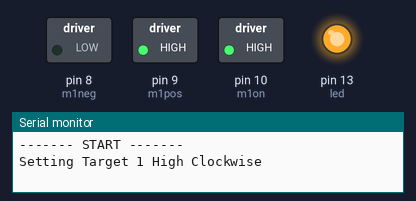
A sketch run on a simulated Arduino Uno, built with avr-gcc and run on an emulated ATmega328P. Parts: switched loads named in the sketch (green lamp = pin HIGH), output pins drawn as LEDs (lit = HIGH), the last lines printed to the serial monitor. Random numbers use the default seed unless the sketch sets one.

Above: at 0.1 s.
At 25.6 s:
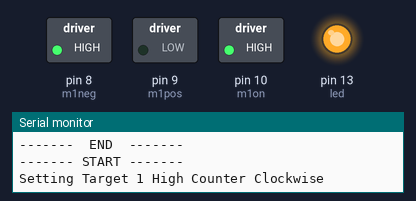
At 37.1 s:
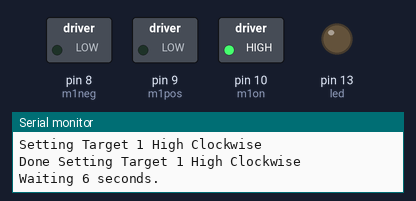
Timing chart, 0 to 38.6 s (numbered marks = the images above):
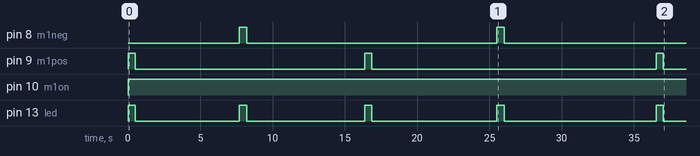

Measured:
- by itself, pin 8 (m1neg): alternates HIGH for 0.50 s and LOW for 17.3 s
- by itself, pin 9 (m1pos): goes HIGH 0.50 s, LOW 15.9 s, HIGH 0.50 s, LOW 19.7 s, HIGH 0.50 s, then LOW
- by itself, pin 10 (m1on): LOW → HIGH at 0.00 s
- by itself, pin 13 (led): LOW → HIGH at 0.00 s, → LOW 0.50 s later, → HIGH 7.2 s later, → LOW 0.50 s later, … (10 changes in this stretch)

The sketch:

BadGuy.ino
```cpp
/* Program: BadGuy
/* Author: Zachary Burns (badguy@zackburns.com)
 * Date: 10/31/2017
 * Purpose: This program will activate a linear actuator to drive a paper
 * target system that faces the shooter at randomly timed intervals.
 *
 * Parts Needed:
 * - Arduino Duemilanove, Uno, or Nano (you choose depending on your needs)
 * - A L298N Chip H-Bridge Motor Controller (gives ability to use PWM or analog)
 *
 * - Linear Actuator or Wiper Motor (you choose depending on your design)
 *
 * Linear Actuator Motor Information:
 * I've used two IP65 (outdoor) linear actuators to move the weight of
 * the target and frame. The actuators go forward with a positive voltage
 * and backward with a negative voltage.  They can move 330 pounds
 * at 12v/3A max. The stroke length is 2 inches and the maximum speed
 * of the actuator is 5.7mm (0.22 inches) per second.
 * So to move the actuator the entire length takes about 10 seconds.
 * This is slow, but powerful. This setup unfortunately causes you
 * to have to build a contraption to flip the BadGuy 90 degrees
 * and back again.  This requires that you change linear motion to
 * circular motion - thus increasing the complexity and chances that
 * something will go wrong.
 *
 * WARNING - There is no sensor to detect that the linear
 * actuator is at full extension or retraction!  Be careful...your
 * actuator may not have a limit switch inside to prevent it from
 * stopping - mine does.
 *
 * Windshield Wiper Motor Information:
 * I have also designed this to work with a standard 12v windshield
 * wiper motor if you want to design your BadGuy system to spin your
 * targets that way.  These types of motors have some pretty good
 * torgue - but again not very fast.  You really don't need them to
 * move that fast, as you only need to make a quarter-turn (90 degrees)
 * to show or hide your BadGuy.
 *
 * In order for the BadGuy to change from visible mode to hidden mode, the
 * target needs to change 90 degrees.  I really wanted to use a stepper
 * motor or servo motor, but something that could rotationally move that
 * much force (due to the frame/target/wind load/etc) would be expensive.
 *
 */

#define DEBUG

unsigned long rndinitpin = 0;
unsigned long waittime = 0;

//This is the time it takes to move a motor CW or CCW
//For example, to run my TSINY (www.tsinymotor.com) TS-30GZ6287R-SS 12 volt
//dc motor (30 watts) exactly 90 degrees.  Your results may vary.
//The best way to do this is with a switch when your target hits the correct
//stop/start location, but hey, this works for my purposes.
unsigned long movetime = 500;

int led = 13;

int m1on = 10;
int m1pos = 9;
int m1neg = 8;

int m2on = 7;
int m2pos = 6;
int m2neg = 5;

//A variable to set whether we need to move CW or CCW for each motor
bool m1enab = true;
bool m2enab = false;

void setup()
{
  #ifdef DEBUG
     Serial.begin(9600);
  #endif
  //Initialize Psudeo-Random Number Generator
  randomSeed(analogRead(rndinitpin));  //init with noise

  //Initialize Output Pins for Motors
  if (m1enab)
  {
    pinMode(m1on, OUTPUT);
    pinMode(m1pos, OUTPUT);
    pinMode(m1neg, OUTPUT);
    //Set Motor A Pins to Low to Init
    digitalWrite(m1pos, LOW);
    digitalWrite(m1neg, LOW);
    analogWrite(m1on, 0);
  }

  if (m2enab)
  {
    pinMode(m2on, OUTPUT);
    pinMode(m2pos, OUTPUT);
    pinMode(m2neg, OUTPUT);
  }

  pinMode(led, OUTPUT);
}

void loop()
{
  //get random time between 5 seconds and 12 seconds
  waittime = random(5000,12000);

  #ifdef DEBUG
     Serial.println("------- START -------");
  #endif

  if (m1enab)
  {
    #ifdef DEBUG
       Serial.println("Setting Target 1 High Clockwise");
    #endif
    m1enab = false;             //Denote we've moved CW, next time we move CCW
    if (led > -1)
    {
       digitalWrite(led,HIGH);
    }

    //Turn Motor On for Amount of Time it Takes to move it 90 degrees
    digitalWrite(m1pos,HIGH);  //Set L298N Positive Control Line IN1 High
    digitalWrite(m1neg,LOW);   //Set L298N Negative Control Line IN2 Low
    //The L298N uses the jumper to the left of IN1 as a DC motor 1 enable jumper.
    //We connect this to an Arduino PWM output for DC motor and speed control.
    analogWrite(m1on, 255);    //Set to as fast as motor will go (from 0 to 255)
    delay(movetime);           //We now wait for motor to finish moving 90 degrees (depends on motor gearing)
    //Turn Motor Off to Stop It
    digitalWrite(m1pos,LOW);  //Set L298N Positive Control Line IN1 Low (Off)
    digitalWrite(m1neg,LOW);   //Set L298N Negative Control Line IN2 Low (Off)

    if (led > -1)
    {
        digitalWrite(led, LOW);
    }

    #ifdef DEBUG
       Serial.println("Done Setting Target 1 High Clockwise");
    #endif
  }
  else
  {
    #ifdef DEBUG
       Serial.println("Setting Target 1 High Counter Clockwise");
    #endif
    m1enab = true;             //Denote we've moved CCW, next time we move CW
    if (led > -1)
    {
       digitalWrite(led,HIGH);
    }

    //Turn Motor On for Amount of Time it Takes to move it 90 degrees in the opposite direction
    digitalWrite(m1pos,LOW);    //Set L298N Positive Control Line IN1 Low (as we want to go backwards)
    digitalWrite(m1neg,HIGH);   //Set L298N Negative Control Line IN2 High (as we want to go backwards)
    //The L298N uses the jumper to the left of IN1 as a DC motor 1 enable jumper.
    //We connect this to an Arduino PWM output for DC motor and speed control.
    analogWrite(m1on, 255);    //Set to as fast as motor will go (from 0 to 255)
    delay(movetime);           //We now wait for motor to finish moving 90 degrees (depends on motor gearing)
    //Turn Motor Off to Stop It
    digitalWrite(m1pos,LOW);  //Set L298N Positive Control Line IN1 Low (Off)
    digitalWrite(m1neg,LOW);   //Set L298N Negative Control Line IN2 Low (Off)

    if (led > -1)
    {
        digitalWrite(led, LOW);
    }

    #ifdef DEBUG
       Serial.println("Done Setting Target 1 High Counter Clockwise");
    #endif
  }


  //Done Moving Motors either showing or hiding the BadGuy
  //Let's wait a random amount of time to enable the shooter
  //to draw his weapon, shoot, and re-holster his weapon
  //We also do this so the system is not predictable
  #ifdef DEBUG
     Serial.print("Waiting ");
     Serial.print(waittime/1000);
     Serial.println(" seconds.");
     Serial.println("-------  END  -------");
  #endif

  delay(waittime);
}
```
